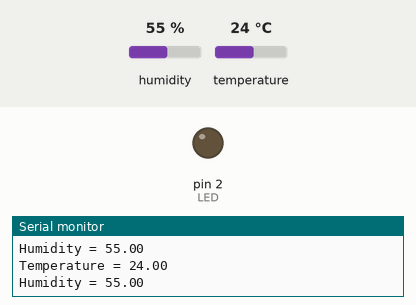
This sketch was run on a simulated Arduino Uno, built with avr-gcc and run on an emulated ATmega328P. On the bench: output pins drawn as LEDs (lit = HIGH), the last lines printed to the serial monitor. Inputs (shaded band) come from the test bench; at power-on: humidity 55 %, temperature 24 °C.

Above: at 2.8 s.
2.9 s: humidity set to 51 %
5.6 s: humidity set to 48 %
At 7.7 s:
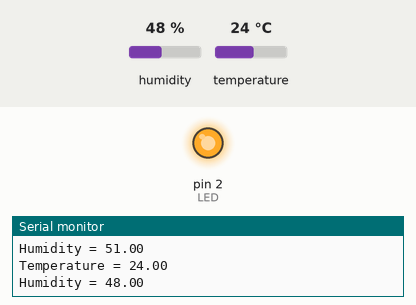
Timing chart, 0 to 17.6 s (numbered marks = the images above; inputs shaded):
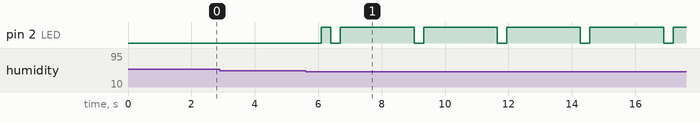

The sketch:

dht.ino
```cpp
#include <dht.h>

dht DHT;

#define DHT11_PIN 4
#define LED 2

void setup(){
  Serial.begin(9600);
  pinMode(LED, OUTPUT);
}

void loop()
{
  int chk = DHT.read11(DHT11_PIN);
  Serial.print("Temperature = ");
  Serial.println(DHT.temperature);
  Serial.print("Humidity = ");
  Serial.println(DHT.humidity);

  if(DHT.humidity < 50) {
    digitalWrite(LED, HIGH);
    delay(300);
    digitalWrite(LED, LOW);
    delay(300);
    digitalWrite(LED, HIGH);
  }
  else {
    digitalWrite(LED, LOW);
  }

  delay(2000);
}
```

Measured:
- the behaviour switches between 50 and 49 % on humidity (found by bisection; images 0 and 1)
- after the input at 5.6 s, pin 2 (LED): LOW → HIGH after 0.50 s, then repeats every 2.6 s: LOW 0.30 s, HIGH 2.3 s
